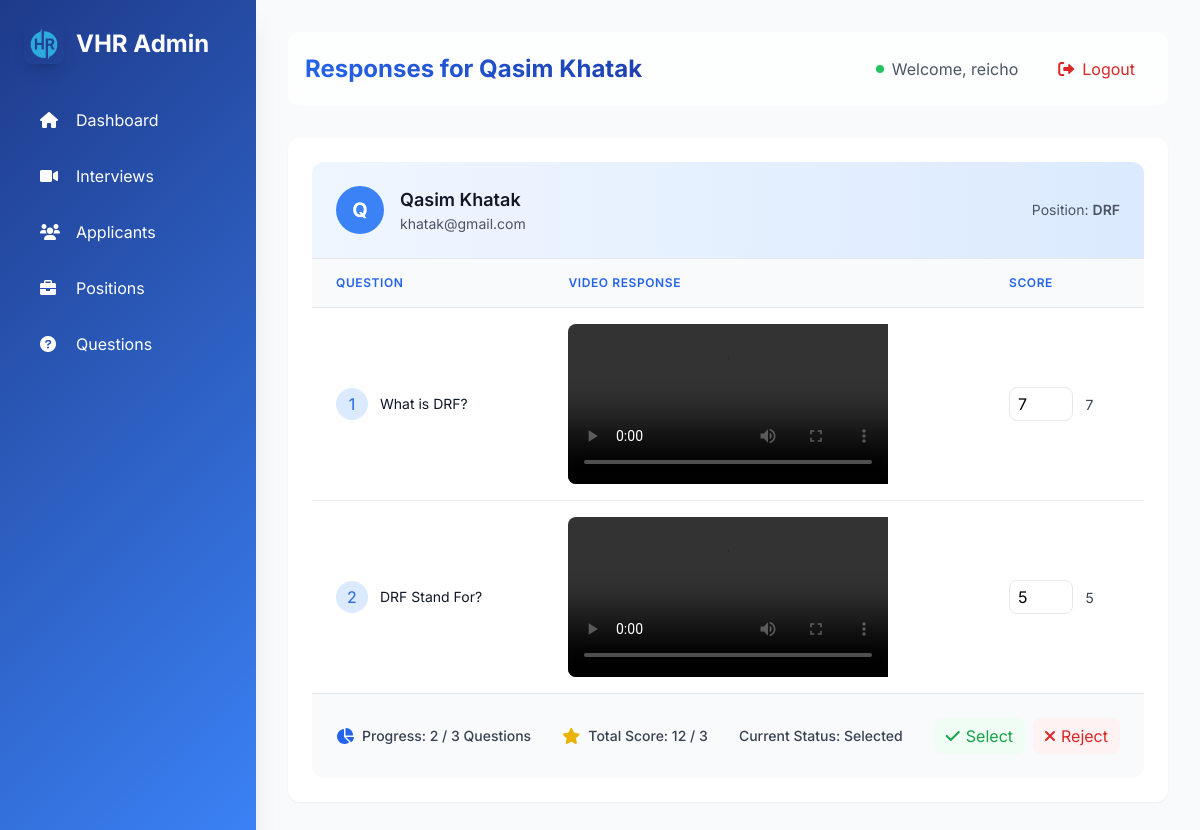
/unique_applicants/khatak@gmail.com/3/ (signed in), run on the app's committed database.
### interviews/models.py (models this page shows, shortened)
class Applicant(models.Model):
    STATUS_CHOICES = [
        ('Pending', 'Pending'),
        ('Selected', 'Selected'),
        ('Rejected', 'Rejected'),
    ]
    user = models.ForeignKey(User, on_delete=models.CASCADE, related_name="applicants", null=True, blank=True)
    fullname = models.CharField(max_length=255)
    email = models.EmailField()
    position = models.ForeignKey(Position, on_delete=models.CASCADE, related_name="applicants")
    status = models.CharField(max_length=10, choices=STATUS_CHOICES, default='Pending')
    resume = models.FileField(upload_to='resumes/', null=True, blank=True)
    created_at = models.DateTimeField(auto_now_add=True)
    class Meta:
        unique_together = ('email', 'position')

class Position(models.Model):
    name = models.CharField(max_length=255, unique=True)
    description = models.TextField(blank=True, null=True)
    created_at = models.DateTimeField(auto_now_add=True)
    is_active = models.BooleanField(default=True)

class ApplicantResponse(models.Model):
    applicant = models.ForeignKey(Applicant, on_delete=models.CASCADE, related_name="responses")
    question = models.ForeignKey(Question, on_delete=models.CASCADE, related_name="responses")
    video_response = models.FileField(upload_to='videos/', null=True, blank=True)
    submission_time = models.DateTimeField(auto_now_add=True)
    score = models.IntegerField(null=True, blank=True)

class Question(models.Model):
    text = models.TextField()
    positions = models.ManyToManyField(Position, related_name="questions")
    time_limit = models.IntegerField(default=60)  # Time limit in seconds

### interviews/views.py (the view)
# urls.py: path('unique_applicants/<str:email>/<int:position_id>/', view_applicant_responses, name='view_applicant_responses'),
@login_required
def view_applicant_responses(request, email, position_id):
    applicant = get_object_or_404(Applicant, email=email, position_id=position_id)
    responses = ApplicantResponse.objects.filter(applicant=applicant)
    total_score = responses.aggregate(total=models.Sum('score'))['total'] or 0
    max_score = responses.count() * 10  # Assuming the max score for each response is 10
    total_questions = Question.objects.filter(positions=applicant.position).count()
    answered_questions = responses.count()
    return render(request, 'admin/view_applicant_responses.html', {
        'applicant': applicant,
        'responses': responses,
        'total_score': total_score,
        'max_score': max_score,
        'total_questions': total_questions,
        'answered_questions': answered_questions
    })

### interviews/templates/admin/view_applicant_responses.html (shortened to what this page needs)
{% extends "admin/base_admin.html" %}
{% load response_filters %}
{% block admin_content %}
<div class="gradient-border" data-aos="fade-up">
    <div class="bg-white rounded-xl overflow-hidden">
        <div class="p-6 bg-gradient-to-r from-blue-50 to-blue-100 border-b">
            <div class="flex items-center justify-between">
                <div class="flex items-center space-x-4">
                    <div class="w-12 h-12 bg-blue-500 rounded-full flex items-center justify-center text-white text-xl font-bold">
                        {{ applicant.fullname|first|upper }}
                    </div>
                    <div>
                        <h3 class="text-lg font-semibold text-gray-900">{{ applicant.fullname }}</h3>
                        <p class="text-sm text-gray-600">{{ applicant.email }}</p>
                    </div>
                </div>
                <div class="text-sm text-gray-600">
                    <p>Position: <span class="font-semibold">{{ applicant.position.name }}</span></p>
                </div>
            </div>
        </div>
        <div class="overflow-x-auto">
            <table class="min-w-full divide-y divide-gray-200">
                <thead class="bg-gray-50">
                    <tr>
                        <th class="px-6 py-4 text-left text-xs font-semibold text-blue-600 uppercase tracking-wider">Question</th>
                        <th class="px-6 py-4 text-left text-xs font-semibold text-blue-600 uppercase tracking-wider">Video Response</th>
                        <th class="px-6 py-4 text-left text-xs font-semibold text-blue-600 uppercase tracking-wider">Score</th>
                    </tr>
                </thead>
                <tbody class="bg-white divide-y divide-gray-200">
                    {% for response in responses %}
                    <tr class="hover:bg-gray-50 transition-all duration-200" data-aos="fade-left" data-aos-delay="{{ forloop.counter|add:2|multiply:100 }}">
                        <td data-label="Question" class="px-6 py-4">
                            <div class="flex items-center space-x-3">
                                <span class="flex-shrink-0 w-8 h-8 bg-blue-100 rounded-full flex items-center justify-center text-blue-600">
                                    {{ forloop.counter }}
                                </span>
                                <span class="text-sm text-gray-900">{{ response.question.text }}</span>
                            </div>
                        </td>
                        <td data-label="Video Response" class="px-6 py-4">
                            {% if response.video_response %}
                            <div class="video-container rounded-lg overflow-hidden">
                                <video
                                    class="video-js vjs-theme-city"
                                    controls
                                    preload="auto"
                                    width="320"
                                    height="180"
                                    data-setup='{}'>
                                    <source src="{{ response.video_response.url }}" type="video/webm">
                                </video>
                            </div>
                            {% else %}
                            <span class="inline-flex items-center px-3 py-1 rounded-full text-sm bg-gray-100 text-gray-800">
                                <i class="fas fa-video-slash mr-2"></i> No video uploaded
                            </span>
                            {% endif %}
                        </td>
                        <td data-label="Score" class="px-6 py-4">
                            <input type="number" min="0" max="10" value="{{ response.score }}" onchange="updateScore({{ response.id }}, this.value)" class="w-16 px-2 py-1 border rounded-lg">
                            <span id="score-display-{{ response.id }}" class="ml-2 text-sm text-gray-700">{{ response.score }}</span>
                        </td>
                    </tr>
                    {% endfor %}
                </tbody>
            </table>
        </div>
        <div class="p-6 bg-gray-50 border-t">
            <div class="flex flex-col md:flex-row justify-between items-center space-y-4 md:space-y-0">
                <div class="flex items-center space-x-2">
                    <i class="fas fa-chart-pie text-blue-600"></i>
                    <p class="text-sm font-medium text-gray-700">Progress: <span id="answered-questions">{{ answered_questions }}</span> / {{ total_questions }} Questions</p>
                </div>
                <div class="flex items-center space-x-2">
                    <i class="fas fa-star text-yellow-500"></i>
                    <p class="text-sm font-medium text-gray-700">Total Score: <span id="total-score">{{ total_score }}</span> / {{ total_questions|multiply:10 }}</p>
                </div>
                <div class="flex items-center space-x-2">
                    <p class="text-sm font-medium text-gray-700">Current Status: <span id="current-status">{{ applicant.status }}</span></p>
                </div>
                <div class="flex items-center space-x-2">
                    <button onclick="updateStatus('{{ applicant.email }}', {{ applicant.position.id }}, 'Selected')"
                            class="action-button inline-flex items-center px-3 py-1.5 bg-green-50 text-green-600 rounded-lg hover:bg-green-100">
                        <i class="fas fa-check mr-1.5"></i> Select
                    </button>
                    <button onclick="updateStatus('{{ applicant.email }}', {{ applicant.position.id }}, 'Rejected')"
                            class="action-button inline-flex items-center px-3 py-1.5 bg-red-50 text-red-600 rounded-lg hover:bg-red-100">
                        <i class="fas fa-times mr-1.5"></i> Reject
                    </button>
                </div>
            </div>
        </div>
    </div>
</div>
{% endblock %}

### interviews/templates/admin/base_admin.html (shortened to what this page needs)
{% load static %}
<!DOCTYPE html>
<html lang="en">
  <head>
    <script src="https://cdn.tailwindcss.com"></script>
    <link
      href="https://cdnjs.cloudflare.com/ajax/libs/font-awesome/6.0.0/css/all.min.css"
      rel="stylesheet"
    />
  </head>
  <body class="bg-gray-50">
    <div
      id="sidebar"
      class="sidebar fixed inset-y-0 left-0 w-64 gradient-bg text-white shadow-xl z-30"
    >
      <div class="p-6">
        <div class="flex items-center space-x-3 mb-8">
          <img
            src="{% static 'images/logo.png' %}"
            alt="VHR Logo"
            class="w-10 h-10 rounded-lg object-cover shadow-lg"
          />
          <h1 class="text-2xl font-bold">VHR Admin</h1>
        </div>
        <nav class="space-y-2">
          <a
            href="{% url 'admin_dashboard' %}"
            class="sidebar-item flex items-center py-3 px-4 rounded-lg transition {% if request.resolver_match.url_name == 'admin_dashboard' %}bg-white bg-opacity-20{% endif %} hover:bg-white hover:bg-opacity-10"
          >
            <i class="fas fa-home w-6"></i>
            <span class="ml-3">Dashboard</span>
          </a>
          <a
            href="{% url 'manage_interviews' %}"
            class="sidebar-item flex items-center py-3 px-4 rounded-lg transition {% if request.resolver_match.url_name == 'manage_interviews' %}bg-white bg-opacity-20{% endif %} hover:bg-white hover:bg-opacity-10"
          >
            <i class="fas fa-video w-6"></i>
            <span class="ml-3">Interviews</span>
          </a>
          <a
            href="{% url 'manage_unique_applicants' %}"
            class="sidebar-item flex items-center py-3 px-4 rounded-lg transition {% if request.resolver_match.url_name == 'manage_unique_applicants' %}bg-white bg-opacity-20{% endif %} hover:bg-white hover:bg-opacity-10"
          >
            <i class="fas fa-users w-6"></i>
            <span class="ml-3">Applicants</span>
          </a>
          <a
            href="{% url 'manage_positions' %}"
            class="sidebar-item flex items-center py-3 px-4 rounded-lg transition {% if request.resolver_match.url_name == 'manage_positions' %}bg-white bg-opacity-20{% endif %} hover:bg-white hover:bg-opacity-10"
          >
            <i class="fas fa-briefcase w-6"></i>
            <span class="ml-3">Positions</span>
          </a>
          <a
            href="{% url 'manage_questions' %}"
            class="sidebar-item flex items-center py-3 px-4 rounded-lg transition {% if request.resolver_match.url_name == 'manage_questions' %}bg-white bg-opacity-20{% endif %} hover:bg-white hover:bg-opacity-10"
          >
            <i class="fas fa-question-circle w-6"></i>
            <span class="ml-3">Questions</span>
          </a>
        </nav>
      </div>
    </div>
    <div class="main-content ml-0 md:ml-64 p-8 min-h-screen">
      <div
        class="flex justify-between items-center mb-8 p-4 glassmorphism rounded-xl"
      >
        <h2
          class="text-2xl font-bold bg-gradient-to-r from-blue-600 to-blue-800 bg-clip-text text-transparent"
        >
        </h2>
        <div class="flex items-center space-x-6">
          <div class="flex items-center space-x-2">
            <div class="w-2 h-2 bg-green-500 rounded-full"></div>
            <span class="text-gray-600"
              >Welcome, {{ request.user.username }}</span
            >
          </div>
          <form method="POST" action="{% url 'admin_logout' %}" class="inline">
            <button
              type="submit"
              class="flex items-center space-x-2 px-4 py-2 rounded-lg text-red-600 hover:bg-red-50 transition-colors"
            >
              <i class="fas fa-sign-out-alt"></i>
              <span>Logout</span>
            </button>
          </form>
        </div>
      </div>
      <div class="p-6 bg-white rounded-xl shadow-sm">
        {% block admin_content %}{% endblock %}
      </div>
    </div>
  </body>
</html>

### interviews/templates/admin/base_admin.html (style rules this page uses)
body { font-family: "Inter", sans-serif; }
.sidebar-item { transition: all 0.3s ease; }
.glassmorphism { background: rgba(255, 255, 255, 0.7); backdrop-filter: blur(10px); border: 1px solid rgba(255, 255, 255, 0.18); }
.gradient-bg { background: linear-gradient(135deg, #1e3a8a 0%, #3b82f6 100%); }

### data on the page
Applicant: fullname|first "Q", fullname "Qasim Khatak", email "khatak@gmail.com", position.name "DRF", status "Selected"
ApplicantResponse: question.text "What is DRF?", score "7"
ApplicantResponse: question.text "DRF Stand For?", score "5"

### other printed values
{{ request.user.username }} "reicho"
{{ answered_questions }} "2"
{{ total_questions }} "3"
{{ total_score }} "12"
{{ total_questions|multiply:10 }} "3"
